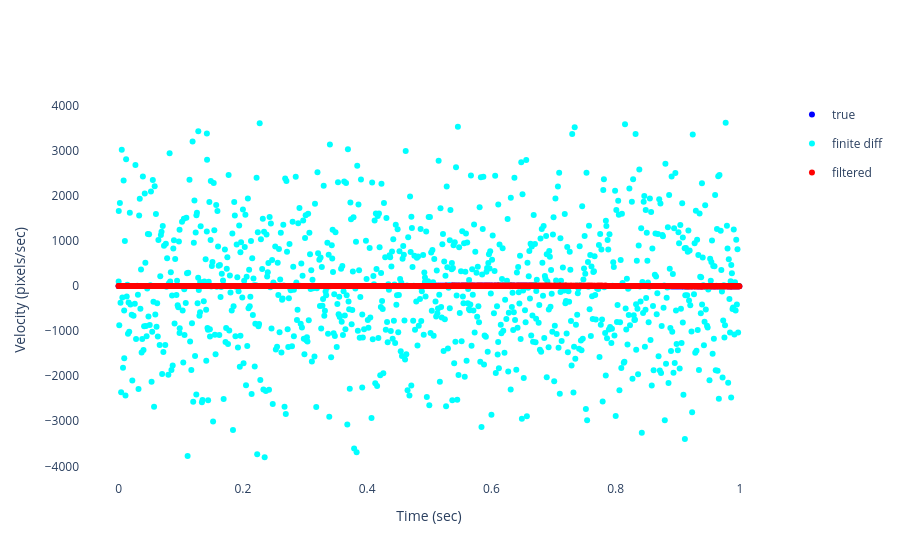

Source (notebook cell):
### Markdown cell above
## Plot true and filtered velocities (with 95% confidence band)

### Code cell
true_x = x[1, :]
other_x = vel_est_fd
other_label = "finite diff"
color_other = "cyan"
filter_mean_x = filtered_means[1, 0, :]

filter_ci_vel_upper = filter_mean_x + 1.96*filter_stds[:, 1]
filter_ci_vel_lower = filter_mean_x - 1.96*filter_stds[:, 1]

fig = get_fig_kinematics_vs_time(
    time=time,
    true_x=true_x,
    other_x=other_x,
    filtered_mean_x=filter_mean_x,
    filtered_ci_x_upper=filter_ci_vel_upper,
    filtered_ci_x_lower=filter_ci_vel_lower,
    cb_alpha=cb_alpha,
    color_true=color_true,
    color_filtered_pattern=color_filtered_pattern,
    color_other=color_other,
    xlabel="Time (sec)", ylabel="Velocity (pixels/sec)",
    other_label=other_label)
fig

### Figure 1 — Plotly figure (JSON) as saved in the notebook; plotly's stock layout.template omitted (floating-point values rounded to 4 significant figures; data arrays with more than 128 entries replaced by an {"elided": "..."} marker saying what was removed)
{"data": [{"marker": {"color": "blue"}, "mode": "markers", "name": "true", "showlegend": true, "type": "scatter", "x": {"elided": "1000 float values"}, "y": {"elided": "1000 float values"}}, {"marker": {"color": "cyan"}, "mode": "markers", "name": "finite diff", "showlegend": true, "type": "scatter", "x": {"elided": "1000 float values"}, "y": {"elided": "999 float values"}}, {"legendgroup": "filtered_x", "marker": {"color": "rgba(255,0,0,1.000000)"}, "mode": "markers", "name": "filtered", "showlegend": true, "type": "scatter", "x": {"elided": "1000 float values"}, "y": {"elided": "1000 float values"}}, {"fill": "toself", "fillcolor": "rgba(255,0,0,0.300000)", "legendgroup": "filtered_x", "line": {"color": "rgba(255,0,0,0.000000)"}, "showlegend": false, "type": "scatter", "x": {"elided": "2000 float values"}, "y": {"elided": "2000 float values"}}], "layout": {"paper_bgcolor": "rgba(0,0,0,0)", "plot_bgcolor": "rgba(0,0,0,0)", "xaxis": {"title": {"text": "Time (sec)"}}, "yaxis": {"title": {"text": "Velocity (pixels/sec)"}}}}
